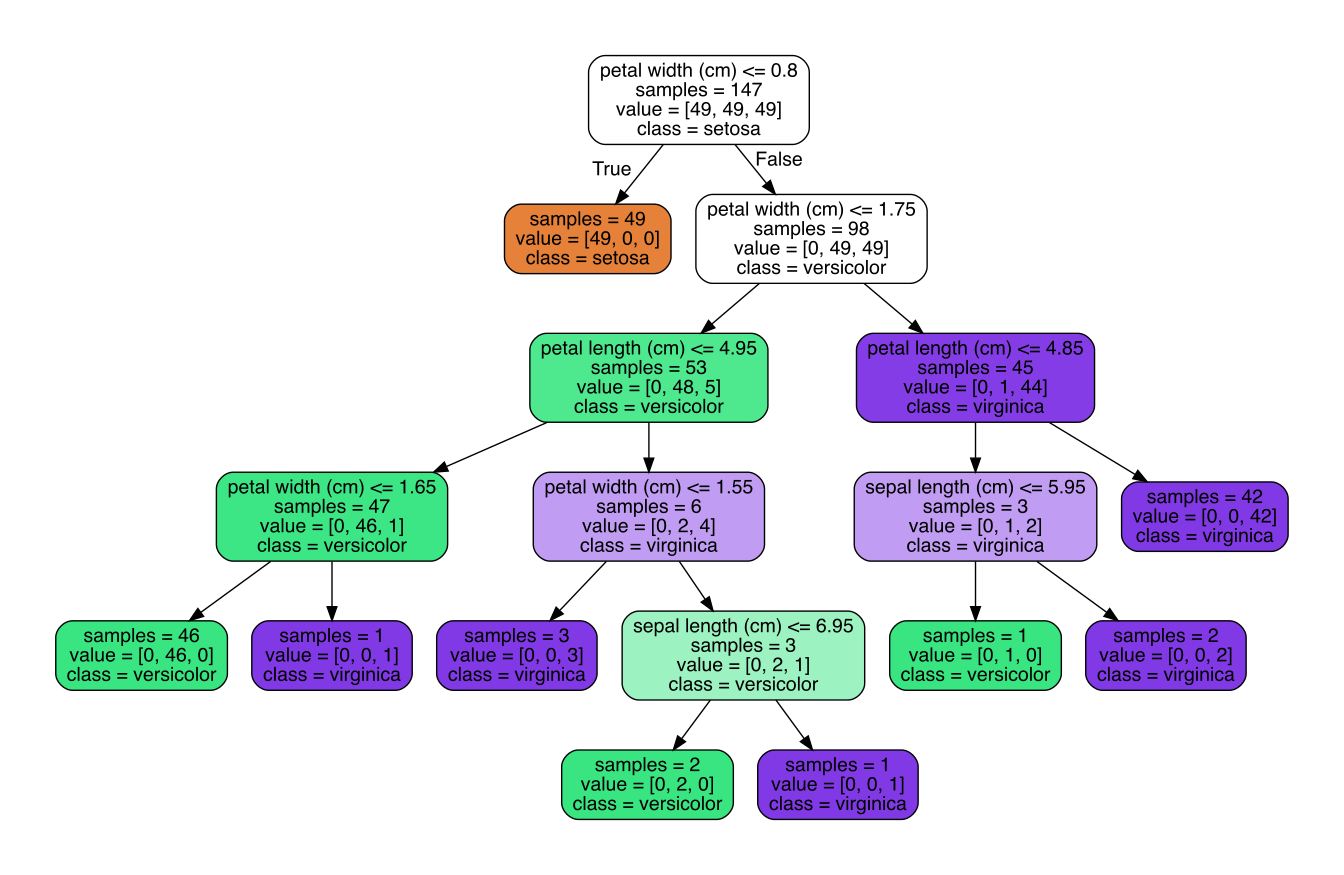

Here is the Python script that generated this plot:
import numpy as np
from sklearn.datasets import load_iris
from sklearn import tree

iris = load_iris()
test_idx = [0,50,100]

# training data
train_target = np.delete(iris.target, test_idx)
train_data = np.delete(iris.data, test_idx, axis=0)
print(iris.target)
# testing data
test_target = iris.target[test_idx]
test_data = iris.data[test_idx]

clf = tree.DecisionTreeClassifier()
clf.fit(train_data, train_target)

print(test_target)
print(clf.predict(test_data))

# graphic visualize
from sklearn.externals.six import StringIO
import pydotplus

dot_data = StringIO()
tree.export_graphviz(clf,
out_file=dot_data,
feature_names=iris.feature_names,
class_names= iris.target_names,
filled=True,
rounded=True,
impurity=False
)

graph = pydotplus.graph_from_dot_data(dot_data.getvalue())
graph.write_pdf("iris.pdf")
